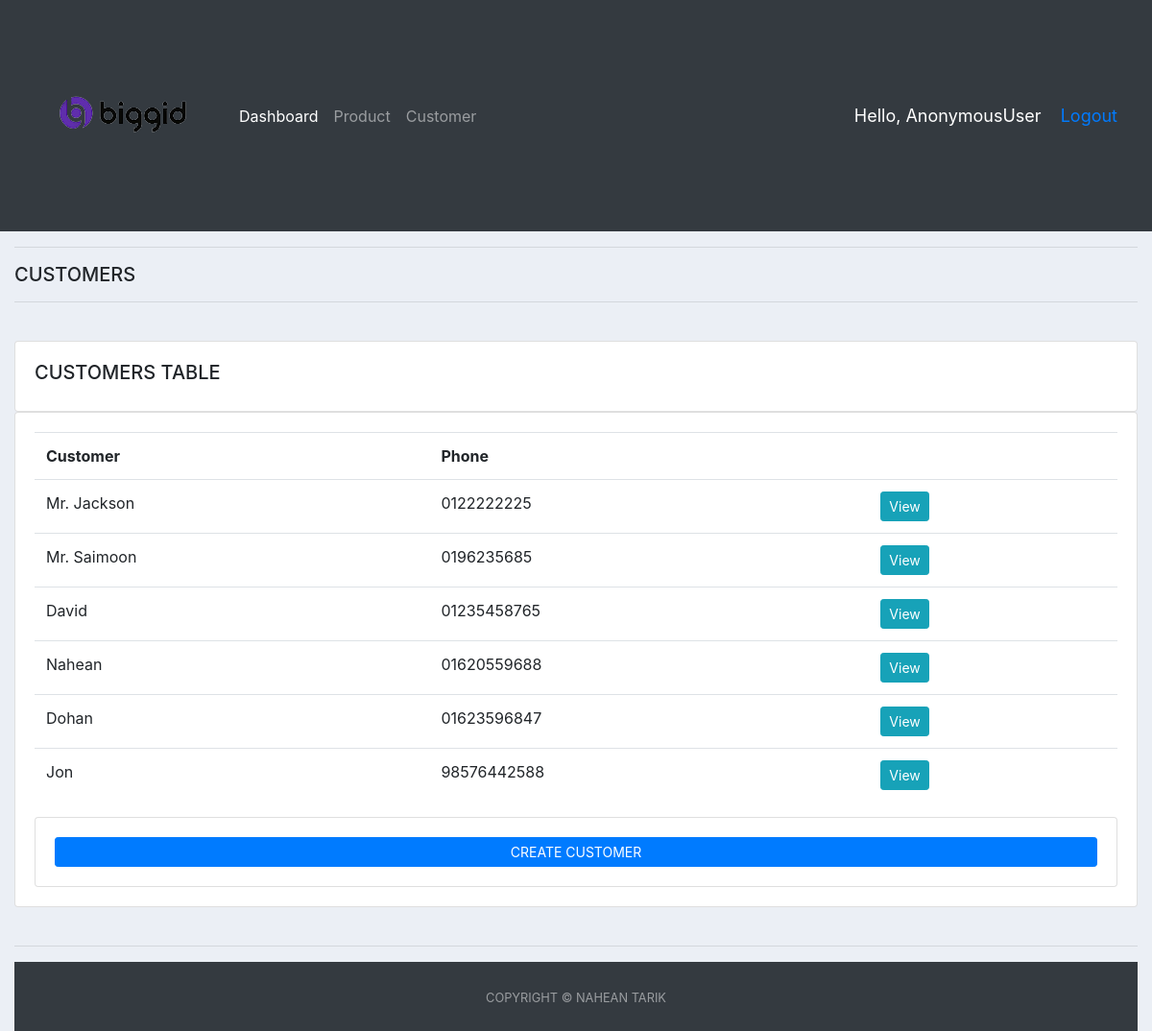
The app's page /customer_page/ with its own data.
### accounts/models.py (models this page shows, shortened)
class Customer(models.Model):
    name = models.CharField(max_length=200, null=True)
    phone = models.CharField(max_length=200, null=True)
    email = models.CharField(max_length=200, null=True)
    date_created = models.DateTimeField(auto_now_add=True, null=True)

### accounts/views.py (the view)
# urls.py: path('customer_page/', views.customerPage, name='customer_page'),
def customerPage(request):
    customers = Customer.objects.all()
    context = {'customers': customers}
    return render(request, 'accounts/customer_page.html', context)

### accounts/templates/accounts/customer_page.html
{% extends 'accounts/main.html' %} {% block content %}
<div class="row">
  <div class="col-md">
    <h5>CUSTOMERS</h5>
    <hr />
    <class class="container-fluid">
      <br />
      <class class="row">
        <div class="col-md">
          <div class="card card-body">
            <h5>CUSTOMERS TABLE</h5>
          </div>
          <div class="card card-body">
            <table class="table">
              <tr>
                <th>Customer</th>
                <th>Phone</th>
                <th></th>
              </tr>
              {% for i in customers %}
              <tr>
                <td>{{i.name}}</td>
                <td>{{i.phone}}</td>
                <td>
                  <a
                    class="btn btn-sm btn-info"
                    href="{% url 'customer' i.id %}"
                    >View</a
                  >
                </td>
              </tr>
              {% endfor %}
            </table>
            <div class="card card-body">
              <a
                class="prevent-submit btn btn-primary btn-sm btn-block"
                href="{% url 'create_customer' %}"
                >CREATE CUSTOMER</a
              >
            </div>
          </div>
        </div>
      </class>
    </class>
  </div>
</div>
{% endblock %}

### accounts/templates/accounts/main.html (style rules this page uses)
body { background-color: #ebeff5; }

### records on screen
Customer: name "Mr. Jackson", phone "0122222225"
Customer: name "Mr. Saimoon", phone "0196235685"
Customer: name "David", phone "01235458765"
Customer: name "Nahean", phone "01620559688"
Customer: name "Dohan", phone "01623596847"
Customer: name "Jon", phone "98576442588"

### other values on screen
{{ request.user }} "AnonymousUser"
